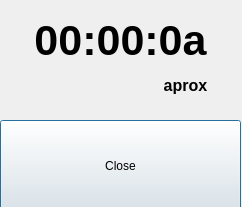
<?xml version="1.0" encoding="UTF-8"?>
<ui version="4.0">
 <class>formTimerTxt</class>
 <widget class="QDialog" name="formTimerTxt">
  <property name="geometry">
   <rect>
    <x>0</x>
    <y>0</y>
    <width>242</width>
    <height>207</height>
   </rect>
  </property>
  <property name="windowTitle">
   <string>Remainder Time to Start</string>
  </property>
  <widget class="QLabel" name="label">
   <property name="geometry">
    <rect>
     <x>0</x>
     <y>0</y>
     <width>241</width>
     <height>81</height>
    </rect>
   </property>
   <property name="font">
    <font>
     <pointsize>32</pointsize>
     <weight>75</weight>
     <bold>true</bold>
    </font>
   </property>
   <property name="styleSheet">
    <string notr="true"/>
   </property>
   <property name="text">
    <string>00:00:0a</string>
   </property>
   <property name="textFormat">
    <enum>Qt::PlainText</enum>
   </property>
   <property name="alignment">
    <set>Qt::AlignCenter</set>
   </property>
  </widget>
  <widget class="QPushButton" name="pushButton">
   <property name="geometry">
    <rect>
     <x>0</x>
     <y>120</y>
     <width>241</width>
     <height>91</height>
    </rect>
   </property>
   <property name="text">
    <string>Close</string>
   </property>
  </widget>
  <widget class="QLabel" name="label_2">
   <property name="geometry">
    <rect>
     <x>130</x>
     <y>60</y>
     <width>111</width>
     <height>51</height>
    </rect>
   </property>
   <property name="font">
    <font>
     <pointsize>12</pointsize>
     <weight>75</weight>
     <bold>true</bold>
    </font>
   </property>
   <property name="styleSheet">
    <string notr="true"/>
   </property>
   <property name="text">
    <string>aprox</string>
   </property>
   <property name="textFormat">
    <enum>Qt::PlainText</enum>
   </property>
   <property name="alignment">
    <set>Qt::AlignCenter</set>
   </property>
  </widget>
 </widget>
 <resources/>
 <connections/>
</ui>
